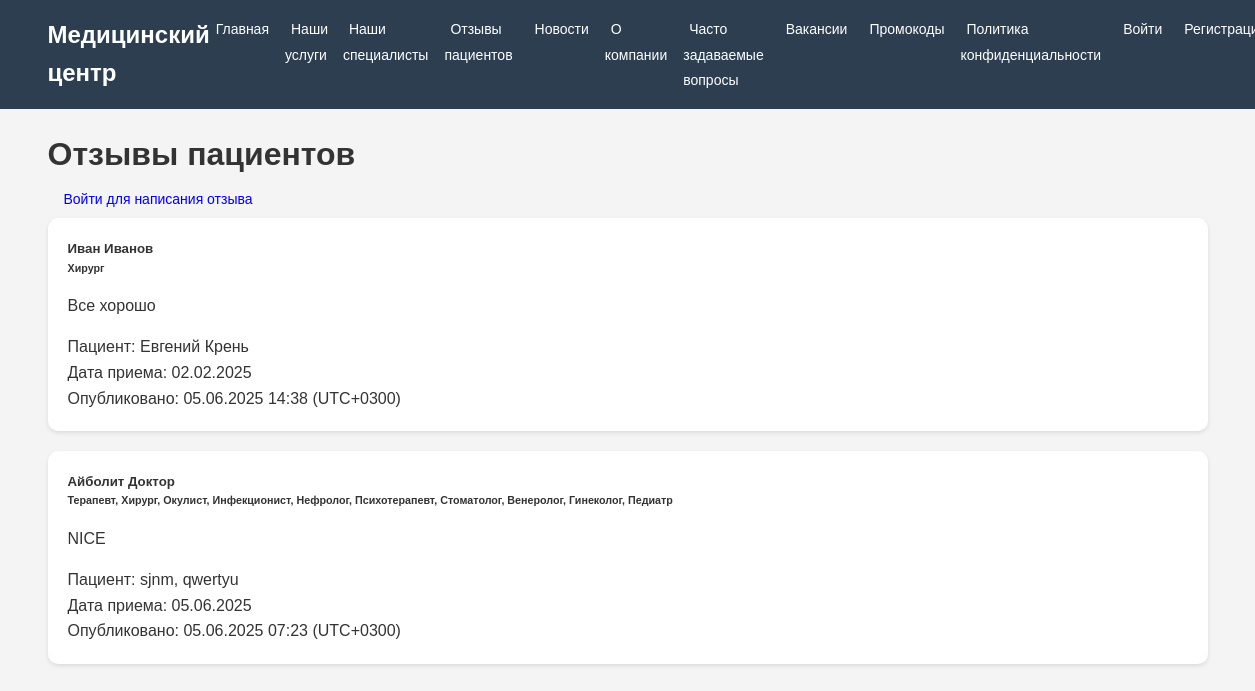
The app's page /reviews/ with its own data.
### myapp/models.py (models this page shows, shortened)
class Review(models.Model):
    patient = models.ForeignKey(Patient, on_delete=models.CASCADE, related_name='reviews')
    doctor = models.ForeignKey(Doctor, on_delete=models.CASCADE, related_name='reviews')
    rating = models.IntegerField(choices=[(i, i) for i in range(1, 6)])
    text = models.TextField()
    review_date = models.DateField()
    created_at = models.DateTimeField(auto_now_add=True)
    class Meta:
        ordering = ['-created_at']

class Doctor(models.Model):
    user = models.OneToOneField(User, on_delete=models.CASCADE, related_name='doctor_profile')
    email = models.EmailField()
    phone = models.CharField(max_length=20)
    specializations = models.ManyToManyField('Specialization', related_name='doctors')
    experience_years = models.IntegerField(default=0)
    education = models.TextField(blank=True)
    photo = models.ImageField(upload_to=doctor_photo_path, null=True, blank=True)
    date_of_birth = models.DateField()
    created_at = models.DateTimeField(auto_now_add=True)
    updated_at = models.DateTimeField(auto_now=True)

class Specialization(models.Model):
    name = models.CharField(max_length=100, unique=True)
    description = models.TextField(blank=True)
    def __str__(self):
        return self.name

class Patient(models.Model):
    user = models.OneToOneField(User, on_delete=models.CASCADE)
    email = models.EmailField()
    phone = models.CharField(max_length=20)
    date_of_birth = models.DateField()
    created_at = models.DateTimeField(auto_now_add=True)
    updated_at = models.DateTimeField(auto_now=True)

### myapp/views.py (the view)
# urls.py: path('reviews/', views.ReviewListView.as_view(), name='reviews'),
class ReviewListView(ListView):
    model = Review
    template_name = 'reviews.html'
    context_object_name = 'reviews'
    paginate_by = 10
    def get_queryset(self):
        return Review.objects.all().order_by('-created_at')
    def get_context_data(self, **kwargs):
        context = super().get_context_data(**kwargs)
        try:
            if self.request.user.is_authenticated:
                Patient.objects.get(user=self.request.user)
                context['is_patient'] = True
            else:
                context['is_patient'] = False
        except Patient.DoesNotExist:
            context['is_patient'] = False
        context['doctors'] = Doctor.objects.all()
        return context

### templates/reviews.html (shortened to what this page needs)
{% extends 'base.html' %}
{% load static %}
{% block content %}
<div class="container py-5">
    <div class="row mb-4">
        <div class="col-12">
            <div class="d-flex justify-content-between align-items-center">
                <h1 class="mb-0">Отзывы пациентов</h1>
                {% if user.is_authenticated and is_patient %}
                    <a href="{% url 'review_create' %}" class="btn btn-primary btn-lg">
                        <i class="bi bi-plus-circle me-2"></i> Написать отзыв
                    </a>
                {% elif user.is_authenticated and not is_patient %}
                    <div class="alert alert-info mb-0">
                        <i class="bi bi-info-circle me-2"></i>
                        Только пациенты могут оставлять отзывы
                    </div>
                {% else %}
                    <a href="{% url 'login' %}?next={{ request.path }}" class="btn btn-outline-primary btn-lg">
                         Войти для написания отзыва
                    </a>
                {% endif %}
            </div>
        </div>
    </div>
    <div class="row">
        {% if reviews %}
            {% for review in reviews %}
                <div class="col-md-6 mb-4">
                    <div class="card h-100 shadow-sm">
                        <div class="card-body">
                            <div class="d-flex justify-content-between align-items-start mb-3">
                                <div>
                                    <h5 class="card-title mb-1">{{ review.doctor.user.get_full_name }}</h5>
                                    <h6 class="card-subtitle text-muted">
                                        {{ review.doctor.specializations.all|join:", " }}
                                    </h6>
                                </div>
                            </div>
                            <p class="card-text">{{ review.text }}</p>
                            <div class="d-flex justify-content-between align-items-center mt-3">
                                <div class="text-muted small">
                                    <div>Пациент: {{ review.patient.user.get_full_name }}</div>
                                    <div>Дата приема: {{ review.review_date|date:"d.m.Y" }}</div>
                                </div>
                                <div class="text-muted small">
                                    Опубликовано: {{ review.created_at|date:"d.m.Y H:i" }} (UTC{{ review.created_at|date:"O" }})
                                </div>
                            </div>
                        </div>
                    </div>
                </div>
            {% endfor %}
        {% endif %}
    </div>
</div>
{% endblock %}

### templates/base.html (style rules this page uses)
* { margin: 0; padding: 0; box-sizing: border-box; }
body { font-family: Arial, sans-serif; line-height: 1.6; color: #333; background-color: #f4f4f4; }
.btn { display: inline-block; padding: 8px 16px; border: none; border-radius: 4px; cursor: pointer; text-decoration: none; font-size: 14px; }
.card { background: white; border-radius: 4px; box-shadow: 0 2px 4px rgba(0,0,0,0.1); padding: 20px; margin-bottom: 20px; }
.mt-3 { margin-top: 1rem; }
.mb-3 { margin-bottom: 1rem; }

### templates/reviews.html (style rules this page uses)
.card { transition: transform 0.2s; border: none; border-radius: 10px; }

### records on screen
Review: doctor.user.get_full_name "Иван Иванов", doctor.specializations.all "Хирург", text "Все хорошо", patient.user.get_full_name "Евгений Крень", review_date "02.02.2025", created_at "05.06.2025 14:38", created_at "+0300"
Review: doctor.user.get_full_name "Айболит Доктор", doctor.specializations.all "Терапевт, Хирург, Окулист, Инфекционист, Нефролог, Психотерапевт, Стоматолог, Венеролог, Гинеколог, Педиатр", text "NICE", patient.user.get_full_name "sjnm, qwertyu", review_date "05.06.2025", created_at "05.06.2025 07:23", created_at "+0300"
